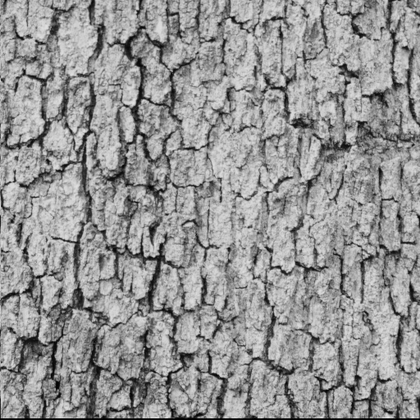
#> input picture images/texture1.tiff, 420 x 420 px, shrunk from 512 x 512 before the run, found by its file name
$ python ngtdm.py   (Python 2 division)
#> lines starting #> are read from the running program, lines starting #| are printed output that depends on the picture; long printed decimals are rounded
### cv_toolbox/core/util.py
# -*- coding: utf-8 -*-

from skimage import io
from skimage.color import rgb2gray
import numpy as np
from math import floor


# [38 lines left out: functions grid_image, grayscale, not called in this run]


def get_histogram(img, higher_level):
    h, w = img.shape

    histogram = np.zeros(higher_level + 1)

    for i in range(h):
        for j in range(w):
            histogram[img[i, j]] = histogram[img[i, j]] + 1

    return histogram


# [35 lines left out: functions gradient, main, not called in this run]

# [2 lines that do not run on import are left out]

### cv_toolbox/features/ngtdm.py
# encoding: utf-8

from core.util import get_histogram
import matplotlib.pyplot as plt
import numpy as np
import Image


class Ngtdm:
    def __init__(self, img, d):
        self.img = img
        self.d = d
        self.max_value = self.img.flatten().max()
        self.h, self.w = self.img.shape

        self.generate_matrix()
        self.coarseness()
        self.contrast()
        self.busyness()
        self.complexity()
        self.strength()
        self.features = {'cos' : self.cos, 'con' : self.con, 'bus' : self.bus, 'com' : self.com, 'str' : self.str}

    def generate_matrix(self):
        self.s = np.zeros(self.max_value + 1)
        for i in range(self.d, self.h - self.d):
            for j in range(self.d, self.w - self.d):

                window = self.img[
                    i - self.d:i + self.d + 1, j - self.d:j + self.d + 1].copy()

                window[self.d, self.d] = 0
                ai = np.sum(window.flatten())

                self.s[self.img[
                    i, j]] += np.abs(self.img[i, j] - (ai / float(np.power(2 * self.d + 1, 2) - 1)))

    def coarseness(self):

        self.n = (self.h - 2 * self.d) * (self.w - 2 * self.d)
        self.Ni = get_histogram(
            self.img[self.d:self.h - self.d, self.d:self.w - self.d],
            self.max_value)
        self.pi = self.Ni / self.n
        self.cos = np.sum(self.pi * self.s)**-1

    def contrast(self):
        Ng = np.sum(self.Ni > 0)

        first_term = 0

        for i in range(self.max_value + 1):
            for j in range(self.max_value + 1):
                first_term += self.pi[i] * self.pi[j] * (i - j)**2

        first_term = first_term / (Ng * (Ng - 1))
        second_term = self.s.sum() / self.n
        self.con = first_term * second_term

    def busyness(self):
        first_term = (self.pi * self.s).sum()

        second_term = 0

        for i in range(self.max_value + 1):
            for j in range(self.max_value + 1):
                if(self.pi[i] != 0 and self.pi[j] != 0):
                    second_term += abs(i * self.pi[i] - j * self.pi[j])

        self.bus = first_term / second_term

    def complexity(self):
        self.com = 0
        for i in range(self.max_value + 1):
            for j in range(self.max_value + 1):
                if(self.pi[i] != 0 and self.pi[j] != 0):
                    self.com += (abs(i - j) / (self.n * (self.pi[i] + self.pi[j]))) * (
                        self.pi[i] * self.s[i] + self.pi[j] * self.s[j])

    def strength(self):
        first_term = 0
        for i in range(self.max_value + 1):
            for j in range(self.max_value + 1):
                if(self.pi[i] != 0 and self.pi[j] != 0):
                    first_term += (self.pi[i] + self.pi[j]) * (i-j)**2

        second_term = self.s.sum()

        self.str = first_term / second_term

def main():
    img = np.array([[1, 1, 4, 3, 1], [3, 4, 0, 1, 1], [
                   5, 4, 2, 2, 2], [2, 1, 1, 4, 4], [0, 2, 2, 5, 1]])
    texture1 = np.array(Image.open('../images/texture1.tiff').convert('L'))
#> texture1 is the input picture: shape (420, 420); min 0, max 240, mean 148.5
    texture2 = np.array(Image.open('../images/texture2.tiff').convert('L'))
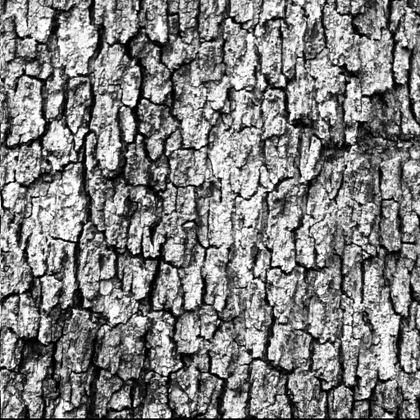
#> input picture images/texture2.tiff, 420 x 420 px, shrunk from 512 x 512 before the run, found by its file name
#> texture2 is the input picture: shape (420, 420); min 0, max 255, mean 127.6
    texture3 = np.array(Image.open('../images/texture3.tiff').convert('L'))
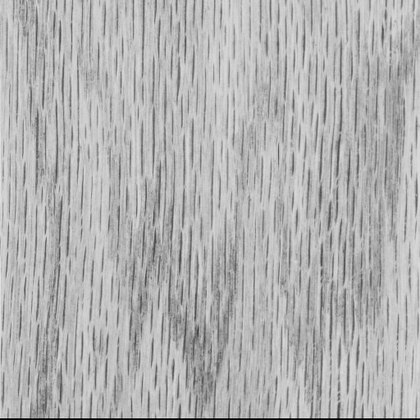
#> input picture images/texture3.tiff, 420 x 420 px, shrunk from 512 x 512 before the run, found by its file name
#> texture3 is the input picture: shape (420, 420); min 0, max 234, mean 178.6
    texture4 = np.array(Image.open('../images/texture4.tiff').convert('L'))
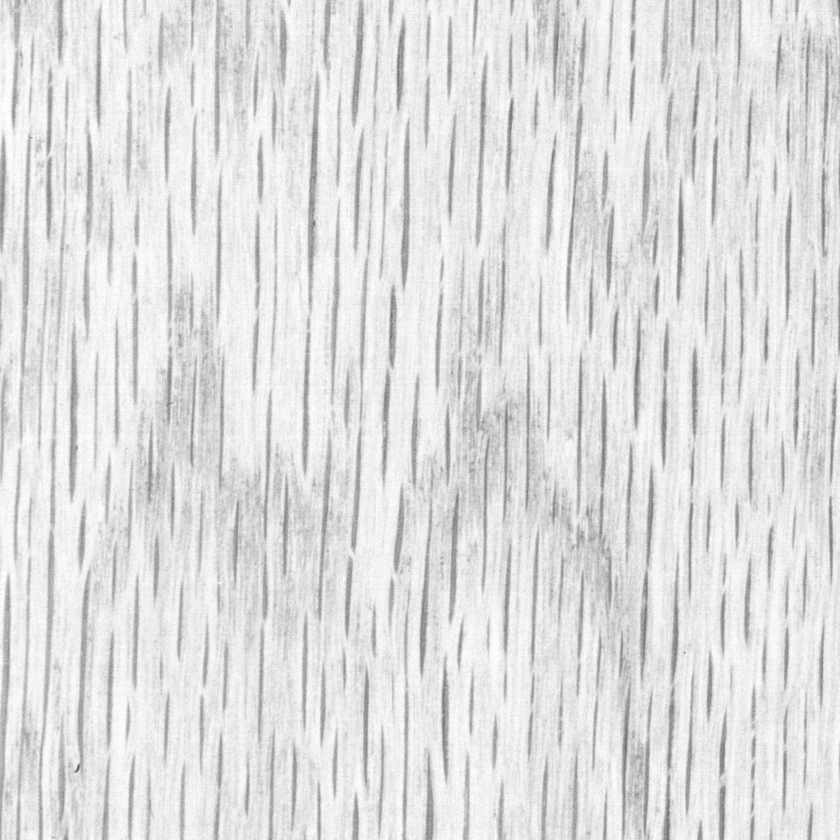
#> input picture images/texture4.tiff, 840 x 840 px, shrunk from 1024 x 1024 before the run, found by its file name
#> texture4 is the input picture: shape (840, 840); min 85, max 255, mean 223.5

    ngtdmt1 = Ngtdm(texture1, 1)
#> in __init__, `self.max_value = self.img.flatten().max()`: self.max_value = 240
#> after the loop in generate_matrix, `for i in range(self.d, self.h - self.d):`: self.s = 241 values, max 21279.4 at index 184, min 0 at index 232, mean 9157.4
#> after the loop in get_histogram, `for i in range(h):`: histogram = 241 values, max 2082 at index 184, min 0 at index 232, mean 725
#> in coarseness, `self.Ni = get_histogram( self.img[self.d:self.h - self.d, self.d:self...`: self.Ni has the same summary as histogram in get_histogram
#> in coarseness, `self.pi = self.Ni / self.n`: self.pi = 241 values, max 0.0119 at index 184, min 0 at index 232, mean 0.00415
#> in coarseness, `self.cos = np.sum(self.pi * self.s)**-1`: self.cos = 6.9e-05
#> in contrast, `Ng = np.sum(self.Ni > 0)`: Ng = 236
#> after the loop in contrast, `for i in range(self.max_value + 1):`: first_term = 4242.3
#> in contrast, `first_term = first_term / (Ng * (Ng - 1))`: first_term = 0.0765
#> in contrast, `second_term = self.s.sum() / self.n`: second_term = 12.63
#> in contrast, `self.con = first_term * second_term`: self.con = 0.966
#> in busyness, `first_term = (self.pi * self.s).sum()`: first_term = 14487.6
#> after the loop in busyness, `for i in range(self.max_value + 1):`: second_term = 41527.8
#> in busyness, `self.bus = first_term / second_term`: self.bus = 0.349
#> after the loop in complexity, `for i in range(self.max_value + 1):`: self.com = 297275.8
#> after the loop in strength, `for i in range(self.max_value + 1):`: first_term = 3662058.8
#> in strength, `second_term = self.s.sum()`: second_term = 2206935.5
#> in strength, `self.str = first_term / second_term`: self.str = 1.66
#> in __init__, `self.features = {'cos' : self.cos, 'con' : self.con, 'bus' : self.bus,..`: self.features = {'cos': 6.9e-05, 'con': 0.966, 'bus': 0.349, 'com': 297275.8, 'str': 1.66}
    ngtdmt2 = Ngtdm(texture2, 1)
    ngtdmt3 = Ngtdm(texture3, 1)
    ngtdmt4 = Ngtdm(texture4, 1)
    print ngtdmt1.features
#| {'cos': 6.902443900172912e-05, 'con': 0.9662, 'bus': 0.3489, 'com': 297275.811, 'str': 1.659}
    print ngtdmt2.features
#| {'cos': 6.580566097288681e-05, 'con': 3.591, 'bus': 0.6976, 'com': 483771.053, 'str': 1.448}
    print ngtdmt3.features
#| {'cos': 5.057192081461004e-05, 'con': 0.3011, 'bus': 0.3781, 'com': 196833.924, 'str': 1.538}
    print ngtdmt4.features
#| {'cos': 2.0350748558316532e-05, 'con': 0.1973, 'bus': 1.030, 'com': 56543.400, 'str': 0.4661}

if __name__ == '__main__':
    main()
